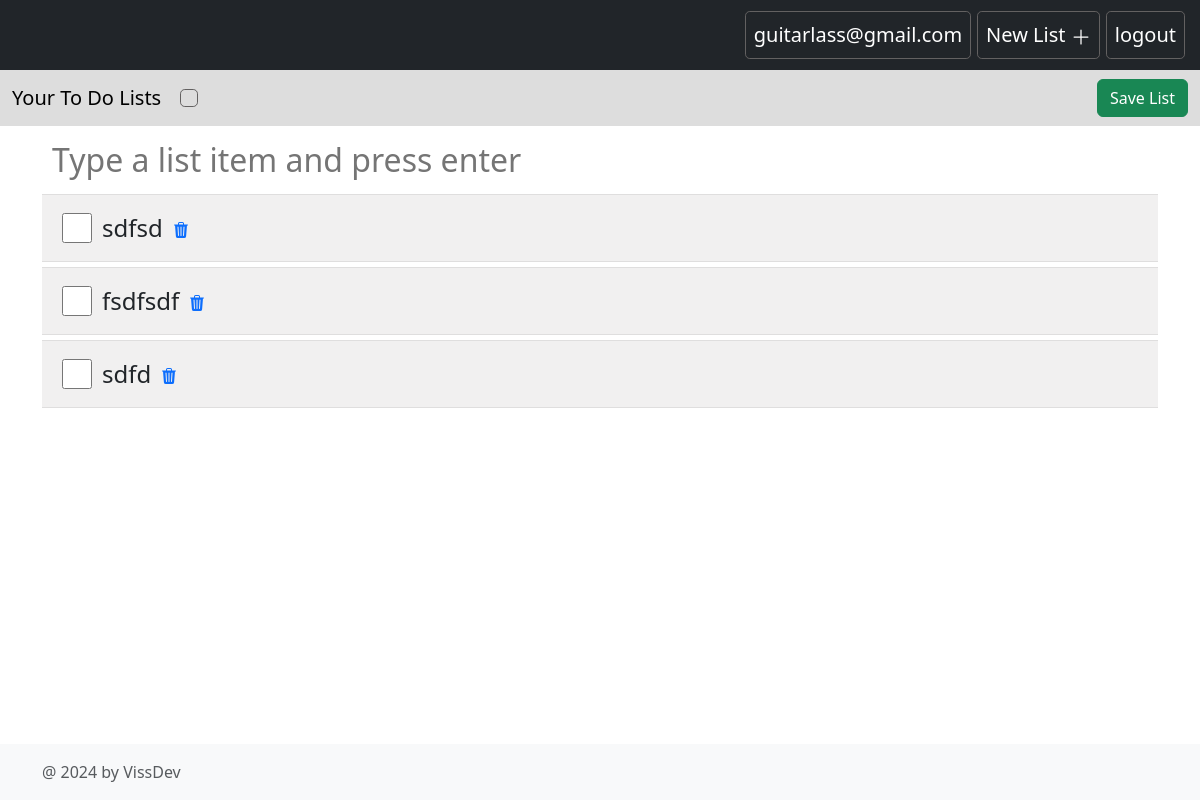
/list-item/15 (signed in), run on the app's committed database.
### main.py (models this page shows)
class ListItem(db.Model):
    __tablename__ = "tbl_list_item"
    id: Mapped[int] = mapped_column(Integer, primary_key=True, autoincrement=True)
    name: Mapped[str] = mapped_column(String, nullable=False)
    status: Mapped[int] = mapped_column(Integer, default=0)
    todo_id: Mapped[int] = mapped_column(Integer, ForeignKey("tbl_todo.id"))

### main.py (the view)
@app.route("/list-item/<int:todo_id>")
@login_required
def view_list(todo_id):
    todo = db.session.execute(db.select(ToDo).where(ToDo.id == todo_id)).scalar()
    list_items = todo.list_items
    return render_template("list.html", list_items=list_items, todo=todo)

### main.py (called while the page is built)
@login_manager.user_loader
def user_loader(user_id):
    return db.get_or_404(User, user_id)

### templates/list.html (shortened to what this page needs)
{% from "bootstrap5/form.html" import render_form %}
{% extends 'base.html' %}
{% block content %}
    <nav class="navbar navbar-expand-md navbar-dark fixed-top bg-dark">
        <div class="container-fluid">
            <div class="collapse navbar-collapse" id="navbarCollapse">
                <ul class="navbar-nav ms-auto mb-2 mb-md-0">
                    <li class="nav-item">
                        <a class="nav-link active fs-5" aria-current="page" href="#">guitarlass@gmail.com</a>
                    </li>
                    <li class="nav-item">
                        <a class="nav-link active fs-5" aria-current="page" href="#">
                            New List
                            <svg xmlns="http://www.w3.org/2000/svg" width="20" height="20" fill="currentColor"
                                 class="bi bi-plus-lg" viewBox="0 0 16 16">
                                <path fill-rule="evenodd"
                                      d="M8 2a.5.5 0 0 1 .5.5v5h5a.5.5 0 0 1 0 1h-5v5a.5.5 0 0 1-1 0v-5h-5a.5.5 0 0 1 0-1h5v-5A.5.5 0 0 1 8 2"/>
                            </svg>
                        </a>
                    </li>
                    <li class="nav-item">
                        <a class="nav-link active fs-5" aria-current="page" href="{{ url_for('logout')}}">logout</a>
                    </li>
                </ul>
            </div>
        </div>
    </nav>
    <nav class="navbar navbar-expand-md nav2">
        <div class="container-fluid">
            <a class="navbar-brand" href="#">Your To Do Lists</a>
            <div class="collapse navbar-collapse" id="navbarCollapse1">
                <ul class="navbar-nav me-auto mb-2 mb-md-0">
                    <li class="nav-item">
                        <a class="nav-link active fs-5" aria-current="page" href="#" id="list-name"></a>
                    </li>
                </ul>
                <button class="btn btn-success" type="submit" id="saveEditedList">Save List</button>
            </div>
        </div>
    </nav>
      <main class="flex-shrink-0">
        <div class="container" id="">
          <input class="text-color-grey" type="text" id="enter-list-item" placeholder="Type a list item and press enter" />
          <div id="todoList">
              {% for item in list_items %}
              <div class="list-item">
                  <input type="checkbox" {% if condition %}checked{% endif %} class="todo-checkbox"  />
                  <label class="todo-label">{{ item.name }}</label>
                  <a href="{{ url_for('del_item', list_item_id = item.id) }}">
                  </a>
              </div>
              {% endfor %}
          </div>
        </div>
      </main>
{% endblock %}

### static/css/styles.css (style rules this page uses)
html, body { height: 100%; margin: 0; padding: 0; }
body { display: flex; flex-direction: column; justify-content: space-between; }
.text-color-grey { color: grey; }
#enter-list-item { padding: 10px; font-size: 2rem; width: 100%; border: 0px solid; }
.list-item label, .new-list-item label { padding: 10px; font-size: 24px;; }
.list-item input, .new-list-item input { width: 30px; height: 30px; }
.list-item, .new-list-item { display: flex; align-items: center; background-color: rgb(241, 240, 240); padding: 5px; padding-left:20px; border-top: solid 1px rgb(223, 222, 222); border-bottom: solid 1px rgb(223, 222, 222); margin-bottom: 5px; }
.nav-item { border: 1px solid rgb(99, 97, 97); border-radius: .3rem; margin :3px; }
.nav2 { margin-top: 70px; background-color: #DDDDDD; }

### data on the page
ListItem: name "sdfsd"
ListItem: name "fsdfsdf"
ListItem: name "sdfd"
